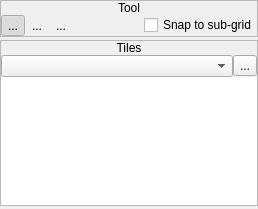
             <widget class="QWidget" name="pgTiles">
              <layout class="QVBoxLayout" name="verticalLayout_15">
               <property name="spacing">
                <number>3</number>
               </property>
               <property name="leftMargin">
                <number>0</number>
               </property>
               <property name="topMargin">
                <number>0</number>
               </property>
               <property name="rightMargin">
                <number>0</number>
               </property>
               <property name="bottomMargin">
                <number>0</number>
               </property>
               <item>
                <widget class="QFrame" name="frame_3">
                 <property name="sizePolicy">
                  <sizepolicy hsizetype="Preferred" vsizetype="Fixed">
                   <horstretch>0</horstretch>
                   <verstretch>0</verstretch>
                  </sizepolicy>
                 </property>
                 <property name="frameShape">
                  <enum>QFrame::StyledPanel</enum>
                 </property>
                 <property name="frameShadow">
                  <enum>QFrame::Raised</enum>
                 </property>
                 <layout class="QVBoxLayout" name="verticalLayout_10">
                  <property name="spacing">
                   <number>0</number>
                  </property>
                  <property name="leftMargin">
                   <number>0</number>
                  </property>
                  <property name="topMargin">
                   <number>0</number>
                  </property>
                  <property name="rightMargin">
                   <number>0</number>
                  </property>
                  <property name="bottomMargin">
                   <number>0</number>
                  </property>
                  <item>
                   <widget class="QLabel" name="label_8">
                    <property name="sizePolicy">
                     <sizepolicy hsizetype="Preferred" vsizetype="Fixed">
                      <horstretch>0</horstretch>
                      <verstretch>0</verstretch>
                     </sizepolicy>
                    </property>
                    <property name="text">
                     <string>Tool</string>
                    </property>
                    <property name="alignment">
                     <set>Qt::AlignCenter</set>
                    </property>
                   </widget>
                  </item>
                  <item>
                   <widget class="QWidget" name="widget_15" native="true">
                    <layout class="QHBoxLayout" name="horizontalLayout_12">
                     <property name="spacing">
                      <number>0</number>
                     </property>
                     <property name="leftMargin">
                      <number>0</number>
                     </property>
                     <property name="topMargin">
                      <number>0</number>
                     </property>
                     <property name="rightMargin">
                      <number>0</number>
                     </property>
                     <property name="bottomMargin">
                      <number>0</number>
                     </property>
                     <item>
                      <widget class="QToolButton" name="btnToolPencil">
                       <property name="text">
                        <string>...</string>
                       </property>
                       <property name="icon">
                        <iconset resource="icons.qrc">
                         <normaloff>:/icons/pencil.png</normaloff>:/icons/pencil.png</iconset>
                       </property>
                       <property name="checkable">
                        <bool>true</bool>
                       </property>
                       <property name="checked">
                        <bool>true</bool>
                       </property>
                       <property name="autoExclusive">
                        <bool>true</bool>
                       </property>
                       <property name="autoRaise">
                        <bool>true</bool>
                       </property>
                      </widget>
                     </item>
                     <item>
                      <widget class="QToolButton" name="btnToolRectangle">
                       <property name="text">
                        <string>...</string>
                       </property>
                       <property name="icon">
                        <iconset resource="icons.qrc">
                         <normaloff>:/icons/square.png</normaloff>:/icons/square.png</iconset>
                       </property>
                       <property name="checkable">
                        <bool>true</bool>
                       </property>
                       <property name="autoExclusive">
                        <bool>true</bool>
                       </property>
                       <property name="autoRaise">
                        <bool>true</bool>
                       </property>
                      </widget>
                     </item>
                     <item>
                      <widget class="QToolButton" name="btnToolCircle">
                       <property name="text">
                        <string>...</string>
                       </property>
                       <property name="icon">
                        <iconset resource="icons.qrc">
                         <normaloff>:/icons/circle.png</normaloff>:/icons/circle.png</iconset>
                       </property>
                       <property name="checkable">
                        <bool>true</bool>
                       </property>
                       <property name="autoExclusive">
                        <bool>true</bool>
                       </property>
                       <property name="autoRaise">
                        <bool>true</bool>
                       </property>
                      </widget>
                     </item>
                     <item>
                      <widget class="QWidget" name="widget_22" native="true"/>
                     </item>
                     <item>
                      <widget class="QCheckBox" name="chkSnapToSubGrid">
                       <property name="text">
                        <string>Snap to sub-grid</string>
                       </property>
                      </widget>
                     </item>
                    </layout>
                   </widget>
                  </item>
                 </layout>
                </widget>
               </item>
               <item>
                <widget class="QFrame" name="frame_2">
                 <property name="sizePolicy">
                  <sizepolicy hsizetype="Preferred" vsizetype="Fixed">
                   <horstretch>0</horstretch>
                   <verstretch>0</verstretch>
                  </sizepolicy>
                 </property>
                 <property name="frameShape">
                  <enum>QFrame::StyledPanel</enum>
                 </property>
                 <property name="frameShadow">
                  <enum>QFrame::Raised</enum>
                 </property>
                 <layout class="QVBoxLayout" name="verticalLayout_3">
                  <property name="spacing">
                   <number>0</number>
                  </property>
                  <property name="leftMargin">
                   <number>0</number>
                  </property>
                  <property name="topMargin">
                   <number>0</number>
                  </property>
                  <property name="rightMargin">
                   <number>0</number>
                  </property>
                  <property name="bottomMargin">
                   <number>0</number>
                  </property>
                  <item>
                   <widget class="QLabel" name="label_2">
                    <property name="sizePolicy">
                     <sizepolicy hsizetype="Preferred" vsizetype="Fixed">
                      <horstretch>0</horstretch>
                      <verstretch>0</verstretch>
                     </sizepolicy>
                    </property>
                    <property name="text">
                     <string>Tiles</string>
                    </property>
                    <property name="alignment">
                     <set>Qt::AlignCenter</set>
                    </property>
                   </widget>
                  </item>
                  <item>
                   <widget class="QWidget" name="widget_2" native="true">
                    <layout class="QVBoxLayout" name="verticalLayout_4">
                     <property name="spacing">
                      <number>0</number>
                     </property>
                     <property name="leftMargin">
                      <number>0</number>
                     </property>
                     <property name="topMargin">
                      <number>0</number>
                     </property>
                     <property name="rightMargin">
                      <number>0</number>
                     </property>
                     <property name="bottomMargin">
                      <number>0</number>
                     </property>
                     <item>
                      <widget class="QWidget" name="widget_4" native="true">
                       <layout class="QHBoxLayout" name="horizontalLayout_2">
                        <property name="spacing">
                         <number>0</number>
                        </property>
                        <property name="leftMargin">
                         <number>0</number>
                        </property>
                        <property name="topMargin">
                         <number>0</number>
                        </property>
                        <property name="rightMargin">
                         <number>0</number>
                        </property>
                        <property name="bottomMargin">
                         <number>0</number>
                        </property>
                        <item>
                         <widget class="QComboBox" name="optTileset"/>
                        </item>
                        <item>
                         <widget class="QToolButton" name="btnEditTileset">
                          <property name="text">
                           <string>...</string>
                          </property>
                          <property name="checkable">
                           <bool>true</bool>
                          </property>
                         </widget>
                        </item>
                       </layout>
                      </widget>
                     </item>
                     <item>
                      <widget class="TilesetView" name="gvTileset">
                       <property name="minimumSize">
                        <size>
                         <width>256</width>
                         <height>128</height>
                        </size>
                       </property>
                       <property name="maximumSize">
                        <size>
                         <width>256</width>
                         <height>128</height>
                        </size>
                       </property>
                       <property name="frameShape">
                        <enum>QFrame::NoFrame</enum>
                       </property>
                      </widget>
                     </item>
                    </layout>
                   </widget>
                  </item>
                 </layout>
                </widget>
               </item>
               <item>
                <widget class="QWidget" name="widget_18" native="true"/>
               </item>
              </layout>
             </widget>
